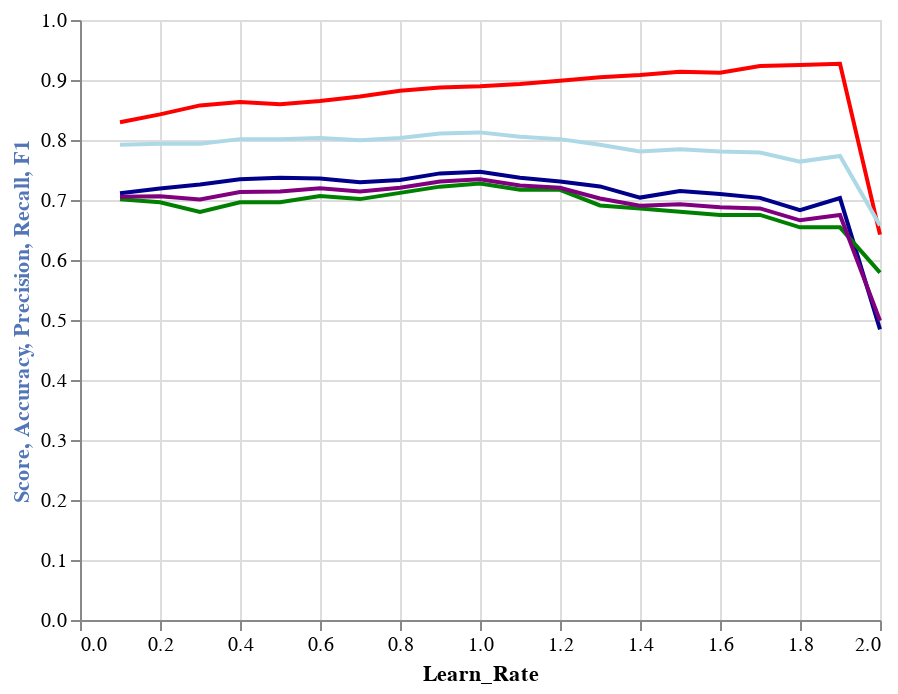

The cell this chart's notebook holds for it:
### Code cell
import altair as alt


source = ada_results3

alt.Chart(source).mark_trail().encode(
    y='Score',
    x='Learn_Rate',
    size='Precision'

)

base = alt.Chart(source).encode(
        alt.X('Learn_Rate')
)

line_M = base.mark_line(color='red').encode(
    alt.Y('Score:Q', axis=alt.Axis(titleColor='#5276B7'),title='Score')
)

line_A = base.mark_line(color='lightblue').encode(
    alt.Y('Accuracy:Q', axis=alt.Axis(titleColor='#5276A7'),title='Accuracy')
)

line_B = base.mark_line(color='darkblue').encode(
    alt.Y('Precision:Q', axis=alt.Axis(titleColor='#A18727'),title='Precision')
)

line_C = base.mark_line(color='green').encode(
    alt.Y('Recall:Q', axis=alt.Axis(titleColor='#F11111'),title='Recall')
)

line_D = base.mark_line(color='purple').encode(
    alt.Y('F1:Q', axis=alt.Axis(titleColor='#OOOFFF'),title='F1')
)

alt.layer(line_M,line_A, line_B, line_C, line_D)#.resolve_scale(y='independent')

### Figure 1 — Vega-Lite specification as saved in the notebook (floating-point values rounded to 4 significant figures)
{"config": {"view": {"continuousWidth": 400, "continuousHeight": 300}}, "layer": [{"mark": {"type": "line", "color": "red"}, "encoding": {"x": {"type": "quantitative", "field": "Learn_Rate"}, "y": {"type": "quantitative", "axis": {"titleColor": "#5276B7"}, "field": "Score", "title": "Score"}}}, {"mark": {"type": "line", "color": "lightblue"}, "encoding": {"x": {"type": "quantitative", "field": "Learn_Rate"}, "y": {"type": "quantitative", "axis": {"titleColor": "#5276A7"}, "field": "Accuracy", "title": "Accuracy"}}}, {"mark": {"type": "line", "color": "darkblue"}, "encoding": {"x": {"type": "quantitative", "field": "Learn_Rate"}, "y": {"type": "quantitative", "axis": {"titleColor": "#A18727"}, "field": "Precision", "title": "Precision"}}}, {"mark": {"type": "line", "color": "green"}, "encoding": {"x": {"type": "quantitative", "field": "Learn_Rate"}, "y": {"type": "quantitative", "axis": {"titleColor": "#F11111"}, "field": "Recall", "title": "Recall"}}}, {"mark": {"type": "line", "color": "purple"}, "encoding": {"x": {"type": "quantitative", "field": "Learn_Rate"}, "y": {"type": "quantitative", "axis": {"titleColor": "#OOOFFF"}, "field": "F1", "title": "F1"}}}], "data": {"name": "data-98efdf81bd422c79a878f898e496ac9f"}, "$schema": "https://vega.github.io/schema/vega-lite/v4.8.1.json", "datasets": {"data-98efdf81bd422c79a878f898e496ac9f": [{"Learn_Rate": 1.9, "Score": 0.927, "Accuracy": 0.7733, "Precision": 0.7032, "Recall": 0.6544, "F1": 0.6749}, {"Learn_Rate": 1.8, "Score": 0.9251, "Accuracy": 0.764, "Precision": 0.6831, "Recall": 0.6544, "F1": 0.6661}, {"Learn_Rate": 1.7, "Score": 0.9232, "Accuracy": 0.779, "Precision": 0.7036, "Recall": 0.6752, "F1": 0.6859}, {"Learn_Rate": 1.5, "Score": 0.9139, "Accuracy": 0.7846, "Precision": 0.7148, "Recall": 0.6804, "F1": 0.6931}, {"Learn_Rate": 1.6, "Score": 0.912, "Accuracy": 0.7808, "Precision": 0.7101, "Recall": 0.6752, "F1": 0.6881}, {"Learn_Rate": 1.4, "Score": 0.9082, "Accuracy": 0.7809, "Precision": 0.704, "Recall": 0.6857, "F1": 0.6905}, {"Learn_Rate": 1.3, "Score": 0.9045, "Accuracy": 0.7922, "Precision": 0.7226, "Recall": 0.691, "F1": 0.7025}, {"Learn_Rate": 1.2, "Score": 0.8989, "Accuracy": 0.8015, "Precision": 0.7307, "Recall": 0.717, "F1": 0.7204}, {"Learn_Rate": 1.1, "Score": 0.8933, "Accuracy": 0.8052, "Precision": 0.7371, "Recall": 0.717, "F1": 0.7241}, {"Learn_Rate": 1.0, "Score": 0.8895, "Accuracy": 0.8127, "Precision": 0.7469, "Recall": 0.7277, "F1": 0.7345}, {"Learn_Rate": 0.9, "Score": 0.8876, "Accuracy": 0.8108, "Precision": 0.7444, "Recall": 0.7223, "F1": 0.7308}, {"Learn_Rate": 0.8, "Score": 0.882, "Accuracy": 0.8033, "Precision": 0.7333, "Recall": 0.7119, "F1": 0.7203}, {"Learn_Rate": 0.7, "Score": 0.8727, "Accuracy": 0.7996, "Precision": 0.7295, "Recall": 0.7015, "F1": 0.7142}, {"Learn_Rate": 0.6, "Score": 0.8652, "Accuracy": 0.8033, "Precision": 0.7356, "Recall": 0.7066, "F1": 0.7194}, {"Learn_Rate": 0.4, "Score": 0.8633, "Accuracy": 0.8014, "Precision": 0.7344, "Recall": 0.6961, "F1": 0.7133}, {"Learn_Rate": 0.5, "Score": 0.8596, "Accuracy": 0.8014, "Precision": 0.7371, "Recall": 0.6962, "F1": 0.7143}, {"Learn_Rate": 0.3, "Score": 0.8577, "Accuracy": 0.794, "Precision": 0.7259, "Recall": 0.6803, "F1": 0.7009}, {"Learn_Rate": 0.2, "Score": 0.8427, "Accuracy": 0.794, "Precision": 0.7191, "Recall": 0.6961, "F1": 0.7061}, {"Learn_Rate": 0.1, "Score": 0.8296, "Accuracy": 0.7921, "Precision": 0.7113, "Recall": 0.7012, "F1": 0.7055}, {"Learn_Rate": 2.0, "Score": 0.6423, "Accuracy": 0.6575, "Precision": 0.4843, "Recall": 0.5789, "F1": 0.4986}]}}
